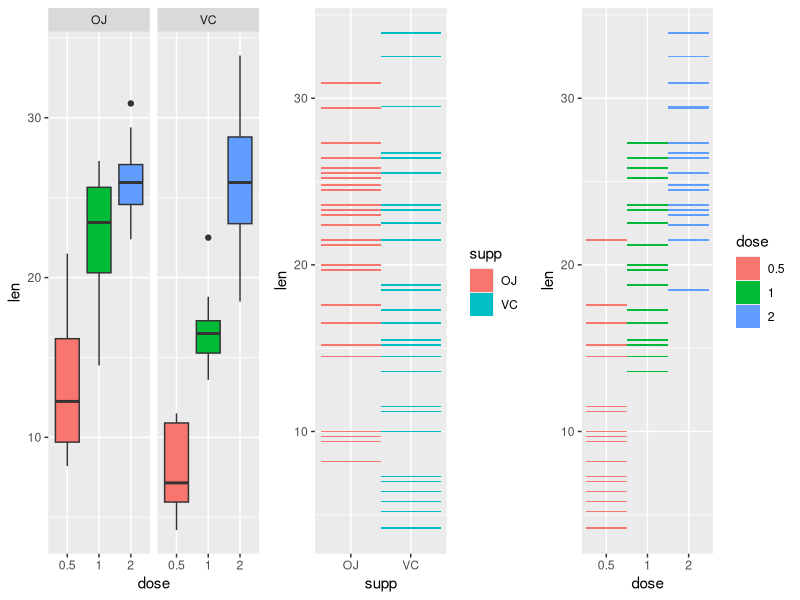

Write the R code that produced this figure.
## ---- chunk 1
packages <- c("datasets","ggplot2", "gridExtra", "GGally")
sapply(packages, require, character.only = TRUE, quietly = TRUE)

## ---- chunk 2
data(ToothGrowth)
toothGrowth <- ToothGrowth 
toothGrowth$dose <- as.factor(toothGrowth$dose)
## ---- chunk 3
summary(toothGrowth)
head(toothGrowth)
## ---- chunk 4
p1 <- ggplot(data=toothGrowth, aes(x=dose,y=len,fill=dose)) +
  geom_boxplot() + 
  theme(legend.position="none") + 
  facet_grid(.~supp) 

p2 <- ggplot(data=toothGrowth, aes(x=supp,y=len,fill=supp)) +
  geom_tile()

p3 <- ggplot(data=toothGrowth, aes(x=dose,y=len,fill=dose)) +
  geom_tile()

grid.arrange(p1, p2, p3, ncol = 3, nrow=1)

#ggpairs(toothGrowth, 
#        upper = list(continuous = "density", combo = "box"),
#        lower = list(continuous="smooth"),        
#        colour = "dose",
#        axisLabels='show')
## ---- chunk 5
anova.analysis <- aov(len ~ supp * dose, data=toothGrowth)
summary(anova.analysis)
## ---- chunk 6
TukeyHSD(anova.analysis)
## ---- chunk 7
confint(anova.analysis)
